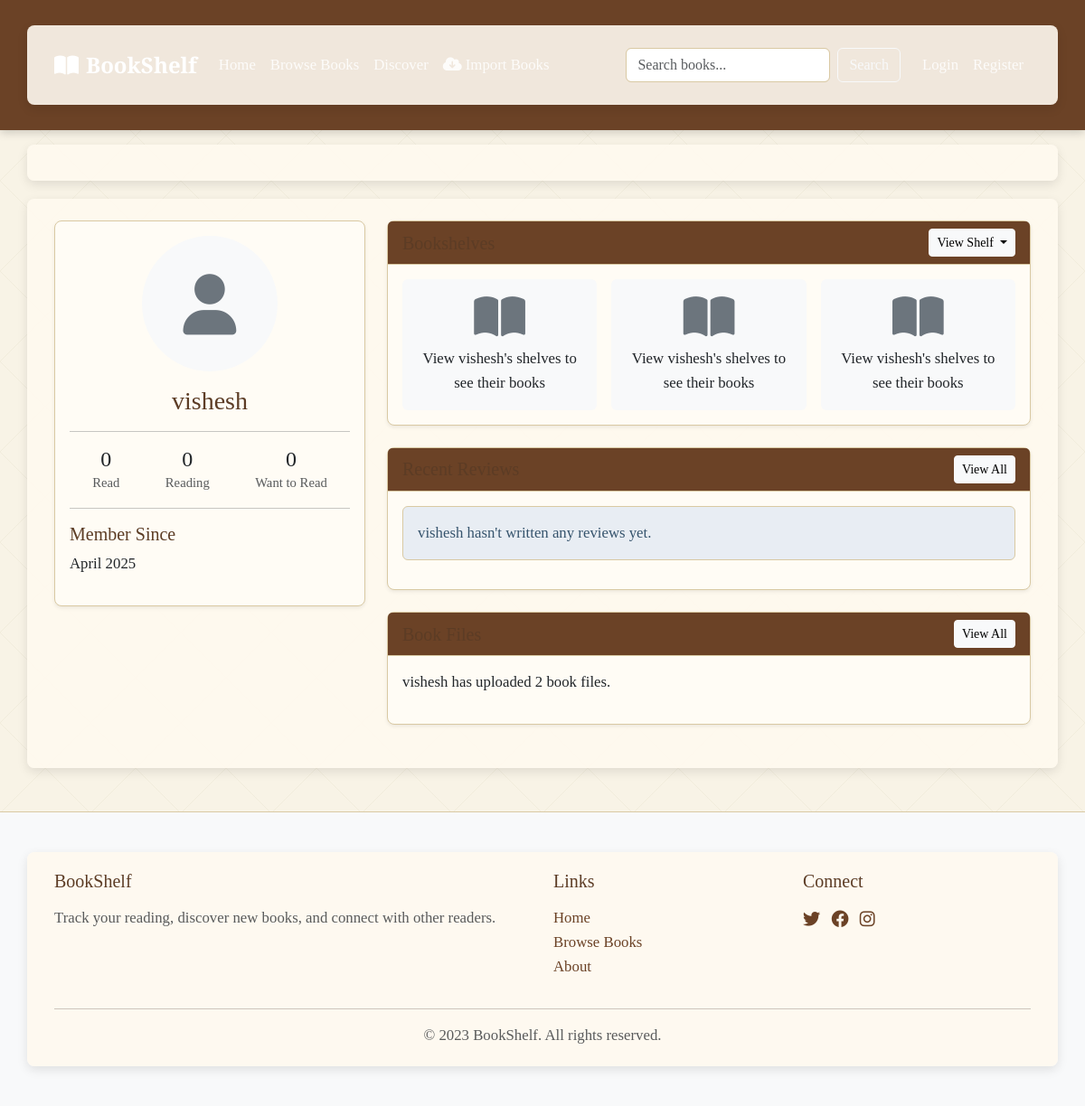
The page /users/vishesh on the database its author committed.
### bookshelf/models/user.py (models this page shows, shortened)
class User(UserMixin, db.Model):
    id = db.Column(db.Integer, primary_key=True)
    username = db.Column(db.String(64), unique=True, nullable=False, index=True)
    email = db.Column(db.String(120), unique=True, nullable=False, index=True)
    password_hash = db.Column(db.String(128))
    bio = db.Column(db.Text)
    profile_pic_url = db.Column(db.String(256))
    created_at = db.Column(db.DateTime, default=datetime.utcnow)
    shelves = db.relationship('Shelf', backref='user', lazy='dynamic')
    reviews = db.relationship('Review', backref='user', lazy='dynamic')
    comments = db.relationship('Comment', backref='user', lazy='dynamic')
    book_files = db.relationship('BookFile', backref='user', lazy='dynamic')
    followed = db.relationship(
        'User', secondary=follows,
        primaryjoin=(follows.c.follower_id == id),
        secondaryjoin=(follows.c.followed_id == id),
        backref=db.backref('followers', lazy='dynamic'), lazy='dynamic')

### bookshelf/routes/users.py (the view)
@users_bp.route('/<username>')
def profile(username):
    user = User.query.filter_by(username=username).first_or_404()
    shelf_counts = {
        'want_to_read': Shelf.query.filter_by(user_id=user.id, status='want_to_read').count(),
        'reading': Shelf.query.filter_by(user_id=user.id, status='reading').count(),
        'read': Shelf.query.filter_by(user_id=user.id, status='read').count()
    }
    recent_reviews = Review.query.filter_by(user_id=user.id).order_by(
        Review.created_at.desc()
    ).limit(5).all()
    is_following = False
    if current_user.is_authenticated:
        is_following = current_user.is_following(user)
    return render_template('users/profile.html',
                          user=user,
                          shelf_counts=shelf_counts,
                          recent_reviews=recent_reviews,
                          is_following=is_following)

### bookshelf/templates/users/profile.html (shortened to what this page needs)
{% extends 'base.html' %}
{% block content %}
<div class="row">
    <div class="col-md-4 mb-4">
        <div class="card shadow-sm">
            <div class="card-body text-center">
                {% if user.profile_pic_url %}
                <img src="{{ user.profile_pic_url }}" alt="{{ user.username }}" class="rounded-circle mb-3" style="width: 150px; height: 150px; object-fit: cover;">
                {% else %}
                <div class="bg-light rounded-circle mx-auto mb-3 d-flex align-items-center justify-content-center" style="width: 150px; height: 150px;">
                    <i class="fas fa-user fa-4x text-secondary"></i>
                </div>
                {% endif %}
                <h3>{{ user.username }}</h3>
                <hr>
                <div class="user-stats d-flex justify-content-around text-center mt-3">
                    <div>
                        <div class="h4 mb-0">{{ shelf_counts.read }}</div>
                        <div class="small text-muted">Read</div>
                    </div>
                    <div>
                        <div class="h4 mb-0">{{ shelf_counts.reading }}</div>
                        <div class="small text-muted">Reading</div>
                    </div>
                    <div>
                        <div class="h4 mb-0">{{ shelf_counts.want_to_read }}</div>
                        <div class="small text-muted">Want to Read</div>
                    </div>
                </div>
                <hr>
                <div class="text-start mt-3">
                    <h5>Member Since</h5>
                    <p>{{ user.created_at.strftime('%B %Y') }}</p>
                </div>
            </div>
        </div>
    </div>
    <div class="col-md-8">
        <div class="card shadow-sm mb-4">
            <div class="card-header bg-primary text-white d-flex justify-content-between align-items-center">
                <h5 class="mb-0">Bookshelves</h5>
                <div class="dropdown">
                    <button class="btn btn-sm btn-light dropdown-toggle" type="button" id="shelfDropdown" data-bs-toggle="dropdown">
                        View Shelf
                    </button>
                </div>
            </div>
            <div class="card-body">
                <div class="row row-cols-1 row-cols-md-3 g-3">
                    {% for i in range(3) %}
                    <div class="col text-center">
                        <div class="bg-light p-3 rounded">
                            <i class="fas fa-book-open fa-3x text-secondary mb-2"></i>
                            <p class="mb-0">View {{ user.username }}'s shelves to see their books</p>
                        </div>
                    </div>
                    {% endfor %}
                </div>
            </div>
        </div>
        <div class="card shadow-sm mb-4">
            <div class="card-header bg-primary text-white d-flex justify-content-between align-items-center">
                <h5 class="mb-0">Recent Reviews</h5>
                <a href="{{ url_for('users.reviews', username=user.username) }}" class="btn btn-sm btn-light">View All</a>
            </div>
            <div class="card-body">
                {% if recent_reviews %}
                <div class="reviews-list">
                    {% for review in recent_reviews %}
                    <div class="card mb-3">
                        <div class="card-body">
                            <div class="d-flex align-items-center mb-2">
                                <img src="{{ review.book.cover_url or url_for('static', filename='images/default-book.png') }}" alt="{{ review.book.title }}" class="me-3" style="width: 60px; height: 90px; object-fit: cover;">
                                <div>
                                    <h5 class="mb-0">
                                        <a href="{{ url_for('books.view', book_id=review.book.id) }}">{{ review.book.title }}</a>
                                    </h5>
                                    <p class="text-muted mb-0">by {{ review.book.author }}</p>
                                    <div class="stars my-1">
                                        {% for i in range(review.rating) %}
                                        <i class="fas fa-star text-warning"></i>
                                        {% endfor %}
                                        {% for i in range(5 - review.rating) %}
                                        <i class="far fa-star text-warning"></i>
                                        {% endfor %}
                                    </div>
                                    <small class="text-muted">{{ review.created_at.strftime('%B %d, %Y') }}</small>
                                </div>
                            </div>
                            {% if review.text %}
                            <p class="card-text mt-2">{{ review.text|truncate(200) }}</p>
                            {% endif %}
                        </div>
                    </div>
                    {% endfor %}
                </div>
                {% else %}
                <div class="alert alert-info">
                    {{ user.username }} hasn't written any reviews yet.
                </div>
                {% endif %}
            </div>
        </div>
        <div class="card shadow-sm mb-4">
            <div class="card-header bg-primary text-white d-flex justify-content-between align-items-center">
                <h5 class="mb-0">Book Files</h5>
                <a href="{{ url_for('users.files', username=user.username) }}" class="btn btn-sm btn-light">View All</a>
            </div>
            <div class="card-body">
                {% if user.book_files.count() %}
                <div class="row">
                    <div class="col-md-8">
                        <p>{{ user.username }} has uploaded {{ user.book_files.count() }} book files.</p>
                    </div>
                    <div class="col-md-4 text-end">
                    </div>
                </div>
                {% endif %}
            </div>
        </div>
    </div>
</div>
{% endblock %}

### bookshelf/static/css/styles.css (style rules this page uses)
:root { --primary: #6b4226; --primary-hover: #5c3c25; --secondary: #a18764; --secondary-hover: #8c7354; --bg-color: #f8f3e6; --content-bg: #fffcf5; --text-color: #3a2921; --heading-color: #5c3c25; --lighter-accent: #d9c9a3; --box-shadow: 0 4px 12px rgba(0, 0, 0, 0.1); }
body { background-color: var(--bg-color); color: var(--text-color); font-family: 'Crimson Text', Georgia, serif; font-size: 1.05rem; line-height: 1.6; }
h1, h2, h3, h4, h5, h6 { font-family: 'Libre Baskerville', Georgia, serif; color: var(--heading-color); }
a { color: var(--primary); transition: color 0.2s ease; }
.card { background-color: var(--content-bg); border: 1px solid var(--lighter-accent); border-radius: 8px; box-shadow: var(--box-shadow); transition: transform 0.2s ease, box-shadow 0.2s ease; }
.card-header { background-color: #efe8d9; border-bottom: 1px solid var(--lighter-accent); }
.card-header.bg-primary { background-color: var(--primary) !important; }
.alert { border: 1px solid var(--lighter-accent); }
.alert-info { background-color: #e8edf3; color: #36546d; }

### rows shown on the page
User: username "vishesh", created_at "April 2025", username "vishesh" "vishesh" "vishesh"

### other values the page prints
{{ shelf_counts.read }} "0"
{{ shelf_counts.reading }} "0"
{{ shelf_counts.want_to_read }} "0"
{{ user.book_files.count() }} "2"
